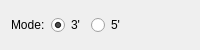
<?xml version="1.0" encoding="UTF-8"?>
<ui version="4.0">
 <class>SEBreakEditorGUIClass</class>
 <widget class="QWidget" name="SEBreakEditorGUIClass">
  <property name="geometry">
   <rect>
    <x>0</x>
    <y>0</y>
    <width>200</width>
    <height>50</height>
   </rect>
  </property>
  <property name="minimumSize">
   <size>
    <width>200</width>
    <height>50</height>
   </size>
  </property>
  <property name="maximumSize">
   <size>
    <width>16777215</width>
    <height>100</height>
   </size>
  </property>
  <property name="windowTitle">
   <string/>
  </property>
  <layout class="QVBoxLayout" name="verticalLayout">
   <item>
    <layout class="QHBoxLayout" name="horizontalLayout">
     <item>
      <widget class="QLabel" name="label">
       <property name="text">
        <string>Mode:</string>
       </property>
      </widget>
     </item>
     <item>
      <widget class="QRadioButton" name="radioButtonThreePrime">
       <property name="text">
        <string>3'</string>
       </property>
       <property name="checked">
        <bool>true</bool>
       </property>
      </widget>
     </item>
     <item>
      <widget class="QRadioButton" name="radioButtonFivePrime">
       <property name="text">
        <string>5'</string>
       </property>
       <property name="checked">
        <bool>false</bool>
       </property>
      </widget>
     </item>
     <item>
      <spacer name="horizontalSpacer">
       <property name="orientation">
        <enum>Qt::Horizontal</enum>
       </property>
       <property name="sizeHint" stdset="0">
        <size>
         <width>5</width>
         <height>1</height>
        </size>
       </property>
      </spacer>
     </item>
    </layout>
   </item>
  </layout>
 </widget>
 <resources/>
 <connections>
  <connection>
   <sender>radioButtonThreePrime</sender>
   <signal>toggled(bool)</signal>
   <receiver>SEBreakEditorGUIClass</receiver>
   <slot>onSetMode()</slot>
   <hints>
    <hint type="sourcelabel">
     <x>220</x>
     <y>77</y>
    </hint>
    <hint type="destinationlabel">
     <x>149</x>
     <y>49</y>
    </hint>
   </hints>
  </connection>
  <connection>
   <sender>radioButtonFivePrime</sender>
   <signal>toggled(bool)</signal>
   <receiver>SEBreakEditorGUIClass</receiver>
   <slot>onSetMode()</slot>
   <hints>
    <hint type="sourcelabel">
     <x>79</x>
     <y>77</y>
    </hint>
    <hint type="destinationlabel">
     <x>149</x>
     <y>49</y>
    </hint>
   </hints>
  </connection>
 </connections>
 <slots>
  <slot>onSetMode()</slot>
 </slots>
</ui>
